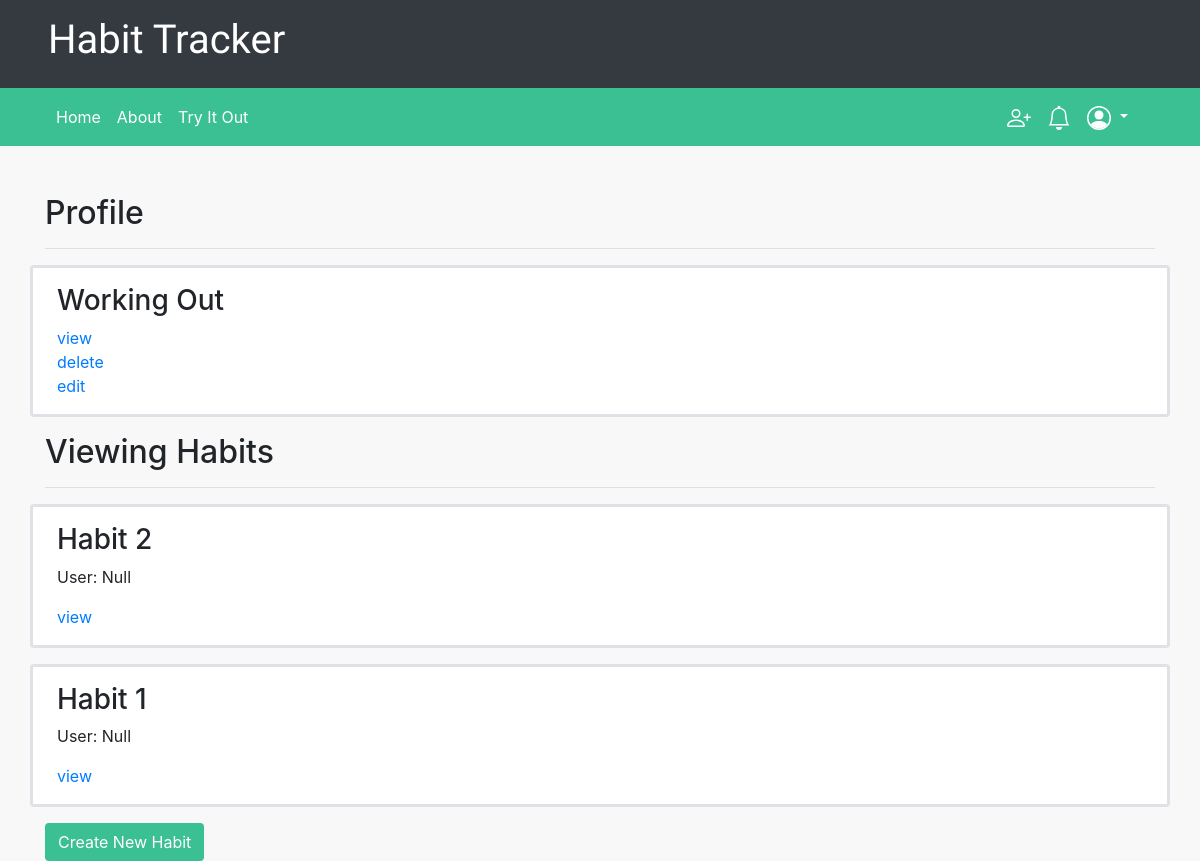
Page / (signed in) on the committed database.
### habits/models.py (models this page shows, shortened)
class Habit(models.Model):
    name = models.CharField(max_length=60)
    owner = models.ForeignKey(User, on_delete=models.CASCADE, related_name="habits")
    viewers = models.ManyToManyField(User, related_name="viewing", default=None, blank=True)
    dataType = models.SmallIntegerField(default=0)

class MainHabit(Habit):
    def __str__(self):
        return f"{self.id} | Main Habit: {self.name} | {self.owner.username}"

class Habit(models.Model):
    name = models.CharField(max_length=60)
    owner = models.ForeignKey(User, on_delete=models.CASCADE, related_name="habits")
    viewers = models.ManyToManyField(User, related_name="viewing", default=None, blank=True)
    dataType = models.SmallIntegerField(default=0)

class User(AbstractUser):
    def __str__(self):
        return f"{self.username} | {self.id}"

### habits/views.py (the view)
# urls.py: path("", views.index, name="index"),
def index(request):
    if request.user.is_authenticated:
        return render(request, "habits/index.html", {
        'habitSet': MainHabit.objects.filter(owner=request.user)
    })
    return HttpResponseRedirect(reverse("login"))

### habits/templates/habits/index.html
{% extends "habits/layout.html" %}
{% block title %}
    Profile
{% endblock %}
{% block body %}
    {% with habits=habitSet.all %}
        {% if habits %}
            {% for habit in habits%}
                <div class="row justify-content-center">
                    <div class="border px-4 py-3 mb-3 rounded bform col-12">
                        <h3>{{ habit.name }}</h3>
                        <a href="{% url 'viewHabit' habit.id %}">view</a>
                        <br>
                        <a href="{% url 'deleteHabit' habit.id %}">delete</a>
                        <br>
                        <a href="{% url 'editHabit' habit.id %}">edit</a>
                    </div>
                </div>
            {% endfor %}
        {% else %}
            <h4>Looks like you don't have any habits yet!</h4>
            <p>Why don't you try making some?</p>
        {% endif %}
    {% endwith %}
    {% with viewing=user.viewing.all %}
        {% if viewing %}
            <h2>Viewing Habits</h2>
            <hr>
            {% for view in viewing%}
                <div class="row justify-content-center">
                    <div class="border px-4 py-3 mb-3 rounded bform col-12">
                        <h3>{{ view.name }}</h3>
                        <p>User: {{ view.owner.username }}</p>
                        <a href="{% url 'viewOthersHabit' view.id %}">view</a>
                    </div>
                </div>
            {% endfor %}
        {% endif %}
    {% endwith %}
    <a href="{% url 'createHabit' %}"><button class="btn btn-login">Create New Habit</button></a>
{% endblock %}

### habits/static/habits/style.css (style rules this page uses)
.bform { background-color: white; border-width: 3px !important; }
.btn-login { background-color: #3ac093; color: white; }
body { background-color: #f8f8f8; }

### rows in the picture
MainHabit: name "Working Out"
Habit: name "Habit 2", owner.username "Null"
Habit: name "Habit 1", owner.username "Null"
